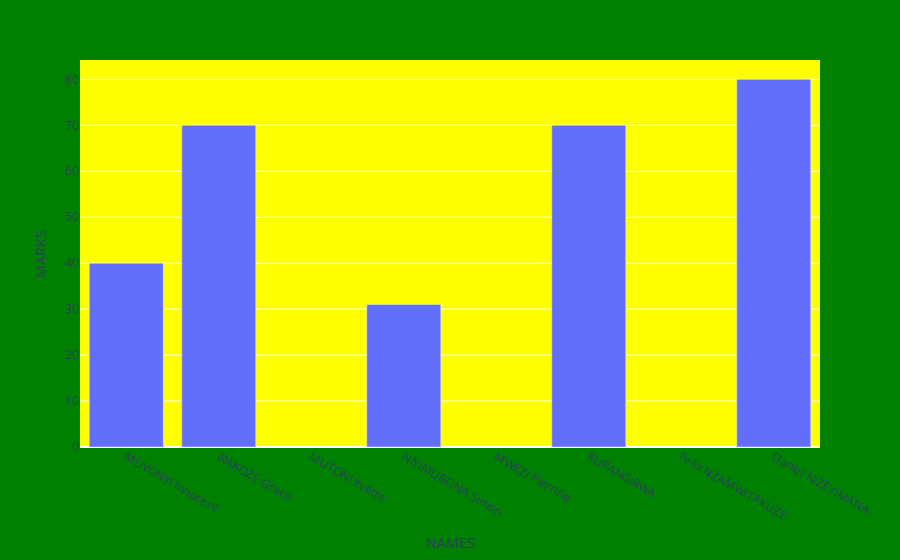

The notebook cell this image was saved under:
### Code cell
fig = px.bar(myinfo_data, x="NAMES",y="MARKS")
fig.update_layout(plot_bgcolor='yellow')
fig.update_layout(paper_bgcolor='green')

fig.show()

### Figure 1 — Plotly figure (JSON) as saved in the notebook; plotly's stock layout.template omitted (floating-point values rounded to 4 significant figures)
{"data": [{"alignmentgroup": "True", "hovertemplate": "NAMES=%{x}<br>MARKS=%{y}<extra></extra>", "legendgroup": "", "marker": {"color": "#636efa", "pattern": {"shape": ""}}, "name": "", "offsetgroup": "", "orientation": "v", "showlegend": false, "textposition": "auto", "type": "bar", "x": ["MUVUNYI Innocent", "IRAKOZE Grace", "MUTONI Yvette", "NIYIMUBONA Simon", "MWEZI Pierrine", "RURANGIRWA", "Felix NZAMWITAKUZE", "Daniel NIZEYIMANA"], "xaxis": "x", "y": [40, 70, null, 31, null, 70, null, 80], "yaxis": "y"}], "layout": {"autosize": true, "barmode": "relative", "legend": {"tracegroupgap": 0}, "margin": {"t": 60}, "paper_bgcolor": "green", "plot_bgcolor": "yellow", "xaxis": {"anchor": "y", "autorange": true, "domain": [0, 1], "range": [-0.5, 7.5], "title": {"text": "NAMES"}, "type": "category"}, "yaxis": {"anchor": "x", "autorange": true, "domain": [0, 1], "range": [0, 84.21], "title": {"text": "MARKS"}, "type": "linear"}}}
